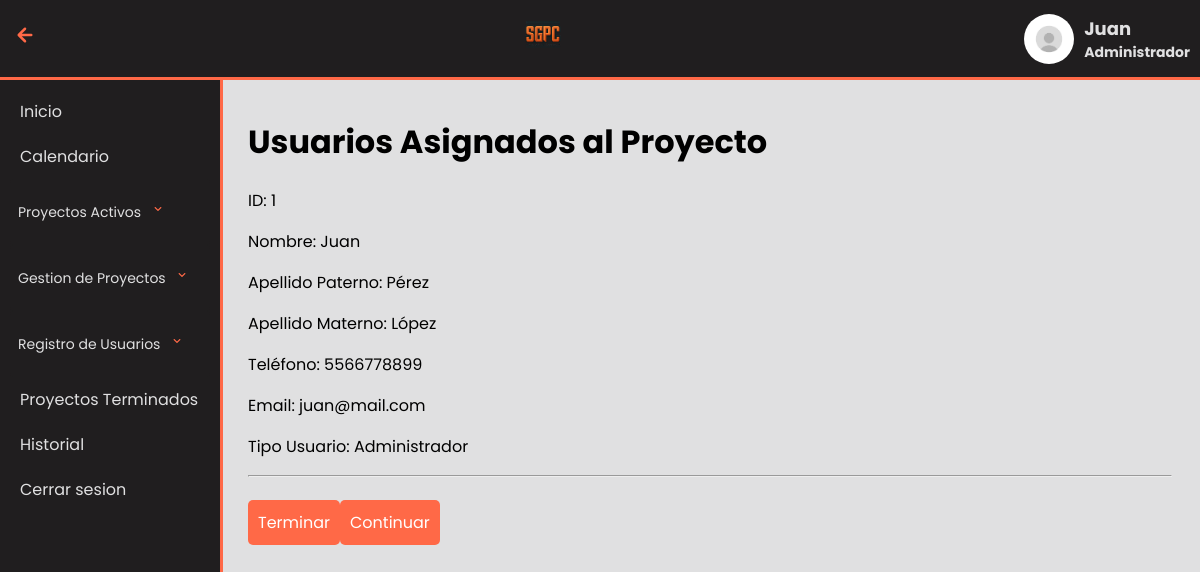
/MenuAdmin/RegistroProyectos/usuariosAsignados.php?idProyecto=1 (signed in), run on the app's committed database.
### tables this page shows
CREATE TABLE Usuario (
    idUsuario INT AUTO_INCREMENT PRIMARY KEY,
    nombre VARCHAR(30) NOT NULL,
    apellidoPat VARCHAR(50) NOT NULL,
    apellidoMat VARCHAR(50) NOT NULL,
    numTel CHAR(15) NOT NULL,
    email VARCHAR(256) NOT NULL,
    contrasena VARCHAR(30) NOT NULL,
    idTipoUsuario INT NOT NULL,
    FOREIGN KEY (idTipoUsuario) REFERENCES TipoUsuario(idTu)
);

CREATE TABLE TipoUsuario (
    idTu INT AUTO_INCREMENT PRIMARY KEY,
    rol VARCHAR(30) NOT NULL
);

### conexion.php (called while the page is built, shortened)
<?php
class conexion
{
    private $HOST = "localhost";
    private $USER = "root";
    private $PASS = "";
    private $DB = "sgpc";
    private $CON;
    public function connect()
    {
        $this->CON = mysqli_connect($this->HOST, $this->USER, $this->PASS, $this->DB);
        if (mysqli_connect_errno()) {
            echo "Error de conexión: " . mysqli_connect_error();
            return false;
        } else {
            return true;
        }
    }
    public function exeqSelect($query)
    {
        try {
            $this->DATASET = mysqli_query($this->CON, $query);
            if ($this->DATASET) {
                return $this->DATASET;
            } else {
                throw new Exception("Error en la consulta: " . mysqli_error($this->CON));
            }
        } catch (Exception $e) {
            echo "Excepción: " . $e->getMessage();
            return 0;
        }
    }
}

### MenuAdmin/RegistroProyectos/usuariosAsignados.php (the view, shortened to what this page needs)
<!DOCTYPE html>
<html lang="en">
<head>
    <link rel="stylesheet" href="../../css/proyectos.css" />
</head>
<body>
    <header class="header">
        <?php if (isset($_SESSION['admin_name']) && $current_page !== 'index.php') : ?>
        <div class="back-link">
            <a href="javascript:history.go(-1);">
                <img src="../plantillas/left-arrow.svg" alt="Flecha de regreso">
            </a>
        </div>
        <?php endif; ?>
        <div class="logo">
            <img src="../../img/Logo1.png" alt="Logo de la empresa">
        </div>
        <div class="user-info">
            <img src="../../img/account-icon-user-icon-vector-graphics_292645-552.avif" alt="Nombre del usuario">
            <h3><?php echo $_SESSION['admin_name']; ?>
                <p>Administrador</p>
            </h3>
        </div>
    </header>
    <aside class="menu">
        <ul>
            <li <?php if ($current_page == 'index.php') echo 'class="current-page"'; ?>><a
                    href="../index.php">Inicio</a>
            </li>
            <li><a href="Calendario/Calendario.php">Calendario</a></li>
            <li class="active-tasks">
                <span class="menu-item">
                    Proyectos Activos
                    <img src="../plantillas/down-arrow.svg" alt="Flecha hacia abajo" alt="Flecha hacia abajo">
                </span>
            </li>
            <li class="active-tasks">
                <span class="menu-item">
                    Gestion de Proyectos
                    <img src="../plantillas/down-arrow.svg" alt="Flecha hacia abajo">
                </span>
            </li>
            <li class="active-tasks">
                <span class="menu-item">
                    Registro de Usuarios
                    <img src="../plantillas/down-arrow.svg" alt="Flecha hacia abajo">
                </span>
            </li>
            <li><a href="../proyectosTerminados.php">Proyectos Terminados</a></li>
            <li><a href="Historial/index.html">Historial</a></li>
            <li><a href="../../InicioSesion/logout.php">Cerrar sesion</a></li>
        </ul>
    </aside>
    <main class="main-section">
        <?php
    include("../../conexion.php");
    $conexion = new conexion();
    if ($conexion->connect()) {
        $idProyecto = $_GET['idProyecto'];
        $queryUsuariosAsignados = "SELECT u.*, t.rol as nombreTipoUsuario
                           FROM Usuario u
                           INNER JOIN UsuarioProyecto up ON u.idUsuario = up.idUsuario
                           INNER JOIN TipoUsuario t ON u.idTipoUsuario = t.idTu
                           WHERE up.idProyecto = $idProyecto";
        $resultUsuariosAsignados = $conexion->exeqSelect($queryUsuariosAsignados);
        echo "<h1 class='assigned-users-title'>Usuarios Asignados al Proyecto</h1>";
        if ($resultUsuariosAsignados->num_rows > 0) {
            while ($rowUsuarioAsignado = mysqli_fetch_array($resultUsuariosAsignados)) {
                echo "<div class='user-details'>";
                echo "<p>ID: " . $rowUsuarioAsignado['idUsuario'] . "</p>";
                echo "<p>Nombre: " . $rowUsuarioAsignado['nombre'] . "</p>";
                echo "<p>Apellido Paterno: " . $rowUsuarioAsignado['apellidoPat'] . "</p>";
                echo "<p>Apellido Materno: " . $rowUsuarioAsignado['apellidoMat'] . "</p>";
                echo "<p>Teléfono: " . $rowUsuarioAsignado['numTel'] . "</p>";
                echo "<p>Email: " . $rowUsuarioAsignado['email'] . "</p>";
                echo "<p>Tipo Usuario: " . $rowUsuarioAsignado['nombreTipoUsuario'] . "</p>";
                echo "</div>";
                echo "<hr class='user-divider'>";
            }
        } else {
            echo "<p class='no-users-message'>No hay usuarios asignados al proyecto.</p>";
        }
        echo "<a href='../index.php' class='details-button'>Terminar</a>";
        echo "<a href='asignarTareas.php?idProyecto=$idProyecto' class='details-button'>Continuar</a>";
    } else {
        echo "<p class='db-error-message'>Error en la conexión a la base de datos.</p>";
    }
    ?>
    </main>
</body>
</html>

### css/proyectos.css (style rules this page uses)
* { font-family: "Poppins"; }
body { background-color: #e0e0e1; margin-top: 77px; }
.header { display: flex; justify-content: space-between; align-items: center; background: rgb(32, 30, 31); padding: 10px; position: fixed; top: 0; left: 0; right: 0; z-index: 1000; border-bottom: 3px solid #ff6947; }
.header .user-info { display: flex; align-items: center; color: #e0e0e1; }
.user-info img { width: 50px; height: 50px; border-radius: 50%; margin-right: 10px; }
.user-info h3 { font-size: 18px; margin: 0; }
.user-info p { font-size: 14px; margin: 0; }
.logo img { width: 50px; height: 50px; }
.menu { margin-top: 73.1px; background: rgb(32, 30, 31); color: #e0e0e1; width: 200px; padding: 0 10px; position: fixed; top: 0; left: 0px; height: 100%; overflow-y: auto; transition: left 0.3s; z-index: 900; display: flex; flex-direction: column; border-right: 3px solid #ff6947; }
.menu-item { line-height: 50px; padding-left: 10px; }
.menu ul { list-style: none; padding: 0; width: 100%; }
.menu ul li { margin-bottom: 0px; }
.menu ul li a { color: #e0e0e1; text-decoration: none; font-size: 16px; display: block; padding: 10px; margin: 0px; position: relative; }
main { margin-left: 220px; padding: 20px; }
.active-tasks { display: flex; flex-direction: column; position: relative; }
.active-tasks .menu-item { cursor: pointer; padding: 8px; border-radius: 4px; background-color: rgb(32, 30, 31); color: #e0e0e1; font-size: 14px; }
.menu-item img { width: 16px; height: 16px; margin-left: 5px; }
.details-button { background-color: #ff6947; color: #fff; border: none; padding: 10px; margin-top: 15px; cursor: pointer; text-decoration: none; border-radius: 5px; display: inline-block; transition: background-color 0.3s ease-in-out; }
.back-link { margin-right: 20px; cursor: pointer; }
.back-link img { width: 30px; height: 30px; }

### data on the page
usuario: idUsuario "1", nombre "Juan", apellidoPat "Pérez", apellidoMat "López", numTel "5566778899", email "juan@mail.com", idTipoUsuario.rol "Administrador"

### other printed values
$_SESSION['admin_name'] "Juan"
